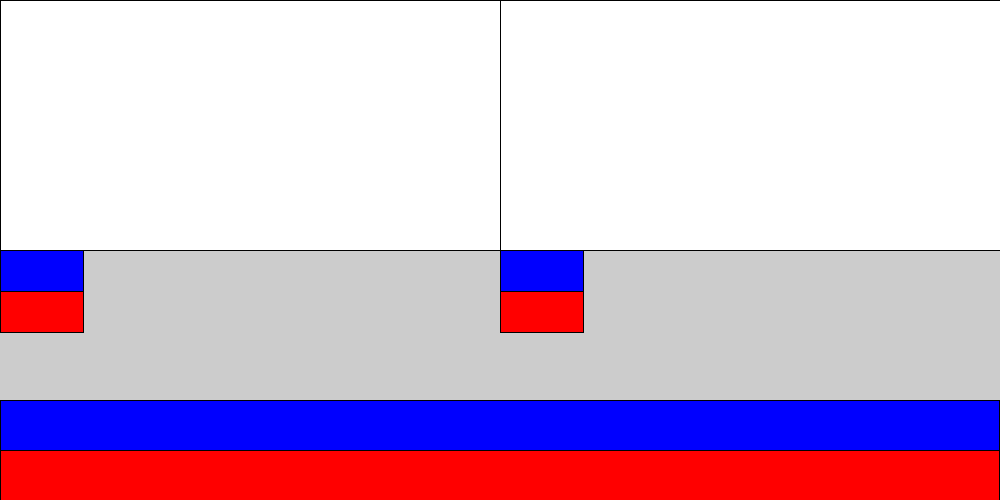
Frame 1 (no input)
Frame 60 (the mouse pressed at the canvas centre just before this capture): identical to frame 1, image omitted
Frame 120 (the mouse held since frame 60 and released just before this capture): identical to frame 1, image omitted

The Processing sketch that drew this single still picture (run headless with seeded random() and noise(); from frame 60 on, the mouse is pressed at the canvas centre):

// Processing sketch: sketch_231027b
// ── sketch_231027b.pde
int appWidth, appHeight;

float xTime1, yTime1, widthTime1, heightTime1;
float xTime2, yTime2, widthTime2, heightTime2;
float xStartTime1, yStartTime1, widthStartTime1, heightStartTime1;
float xStartTime2, yStartTime2, widthStartTime2, heightStartTime2;
float xStartTimeAll, yStartTimeAll, widthStartTimeAll, heightStartTimeAll;
float xStopTime1, yStopTime1, widthStopTime1, heightStopTime1;
float xStopTime2, yStopTime2, widthStopTime2, heightStopTime2;
float xStopTimeAll, yStopTimeAll, widthStopTimeAll, heightStopTimeAll;
float xResetTime1, yResetTime1, widthResetTime1, heightResetTime1;
float xResetTime2, yRestTime2, widthResetTime2, heightResetTime2;
float xResetTimeAll, yResetTimeAll, widthResetTimeAll, heightResetTimeAll;

void setup(){
  
  println("Width:"+width, "\t", "Height:"+height);
  println("Display Width: "+displayWidth, "\tDisplay Height: "+displayHeight);
  size(1000, 500);
  appWidth = width;
  appHeight = height;

  xTime1 = appWidth*0;
  yTime1 = appHeight*0;
  widthTime1 = appWidth*1/2;
  heightTime1 = appHeight*1/2;
  
  xTime2 = appWidth*1/2;
  yTime2 = appHeight*0;
  widthTime2 = appWidth*1/2;
  heightTime2 = appHeight*1/2;
  
  xResetTime1 = appWidth*0;
  yResetTime1 = appHeight*1/2;
  widthResetTime1 = appWidth*1/12;
  heightResetTime1 = appHeight*1/12;
  
  xResetTime2 = appWidth*1/2;
  yRestTime2 = appHeight*1/2;
  widthResetTime2 = appWidth*1/12;
  heightResetTime2 = appHeight*1/12;
  
  xResetTimeAll = appWidth*0;
  yResetTimeAll = appHeight*8/10;
  widthResetTimeAll = appWidth-1;
  heightResetTimeAll = appHeight*1/10;
  
  xStartTime1 = appWidth*0;
  yStartTime1 = appHeight*7/12;
  widthStartTime1 = appWidth*1/12;
  heightStartTime1 = appHeight*1/12;
  
  xStartTime2 = appWidth*1/2;
  yStartTime2 = appHeight*7/12;
  widthStartTime2 = appWidth*1/12;
  heightStartTime2 = appHeight*1/12;
  
  xStartTimeAll = appWidth*0;
  yStartTimeAll = appHeight*9/10;
  widthStartTimeAll = appWidth-1;
  heightStartTimeAll = appHeight*1/10;
  
  xStopTime1 = appWidth*0;
  yStopTime1 = appHeight*7/12;
  widthStopTime1 = appWidth*1/12;
  heightStopTime1 = appHeight*1/12;
  
  xStopTime2 = appWidth*1/2;
  yStopTime2 = appHeight*7/12;
  widthStopTime2 = appWidth*1/12;
  heightStopTime2 = appHeight*1/12;
  
  xStopTimeAll = appWidth*0;
  yStopTimeAll = appHeight*9/10;
  widthStopTimeAll = appWidth-1;
  heightStopTimeAll = appHeight*1/10;
  
}
void draw(){
  
  fill(255, 255, 255);
  rect(xTime1, yTime1, widthTime1, heightTime1);
  rect(xTime2, yTime2, widthTime2, heightTime2);
  fill(0, 255, 0);
  rect(xStartTime1, yStartTime1, widthStartTime1, heightStartTime1);
  rect(xStartTime2, yStartTime2, widthStartTime2, heightStartTime2);
  rect(xStartTimeAll, yStartTimeAll, widthStartTimeAll, heightStartTimeAll);
  fill(0, 0, 255);
  rect(xResetTime1, yResetTime1, widthResetTime1, heightResetTime1);
  rect(xResetTime2, yRestTime2, widthResetTime2, heightResetTime2);
  rect(xResetTimeAll, yResetTimeAll, widthResetTimeAll, heightResetTimeAll);
  fill(255, 0, 0);
  rect(xStopTime1, yStopTime1, widthStopTime1, heightStopTime1);
  rect(xStopTime2, yStopTime2, widthStopTime2, heightStopTime2);
  rect(xStopTimeAll, yStopTimeAll, widthStopTimeAll, heightStopTimeAll);
  
}
void keyPressed(){
  
}
void mousePressed(){

  if (mouseX>xResetTime1 && mouseX<xResetTime1+widthResetTime1 && mouseY>yResetTime1 && mouseY<yResetTime1+heightResetTime1){
    println("Time 1 Reset");
  }
  if(mouseX>xResetTime2 && mouseX<xResetTime2+widthResetTime2 && mouseY>yRestTime2 && mouseY<yRestTime2+heightResetTime2){
    println("Time 2 Reset");
  }
  if(mouseX>xResetTimeAll && mouseX<xResetTimeAll+widthResetTimeAll && mouseY>yResetTimeAll && mouseY<yResetTimeAll+heightResetTimeAll){
    println("Time All Reset");
  }
  if(mouseX>xStartTime1 && mouseX<xStartTime1+widthStartTime1 && mouseY>yStartTime1 && mouseY<yStartTime1+heightStartTime1){
    println("Time 1 Start");
  }
  if(mouseX>xStartTime2 && mouseX<xStartTime2+widthStartTime2 && mouseY>yStartTime2 && mouseY<yStartTime2+heightStartTime2){
    println("Time 2 Start");
  }
  if(mouseX>xStartTimeAll && mouseX<xStartTimeAll+widthStartTimeAll && mouseY>yStartTimeAll && mouseY<yStartTimeAll+heightStartTimeAll){
    println("Time All Start");
  }
  if(mouseX>xStopTime1 && mouseX<xStopTime1+widthStopTime1 && mouseY>yStopTime1 && mouseY<yStopTime1+heightStopTime1){
    println("Time 1 Stop");
  }
  if(mouseX>xStopTime2 && mouseX<xStopTime2+widthStopTime2 && mouseY>yStopTime2 && mouseY<yStopTime1+heightStopTime1){
    println("Time 2 Stop");
  }
  if(mouseX>xStopTimeAll && mouseX<xStopTimeAll+widthStopTimeAll && mouseY>yStopTimeAll && mouseY<yStopTimeAll+heightStopTimeAll){
    println("Time All Stop");
  }
}
